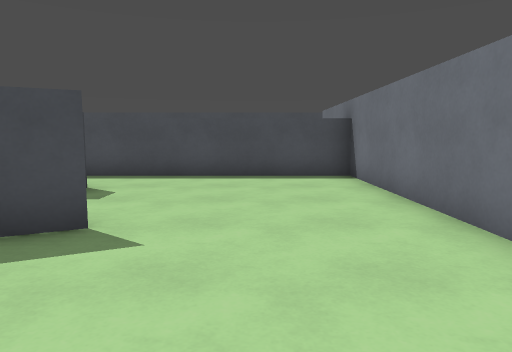
[1] (above)

21 first-person views from a walk through a Godot game level. The camera is 1.2 m above the floor, tilts 6° down and sees 70° across. The floor is counted in squares, 1.2 m on a side. Each view is taken from the middle of a square. On the plan, view 1 faces up. The plan holds only what a view shows up to about 13 squares ahead; the rest is blank. The place goes on beyond the plan. Characters and animated objects are not drawn. Some surface patterns are stand-ins.

[2]
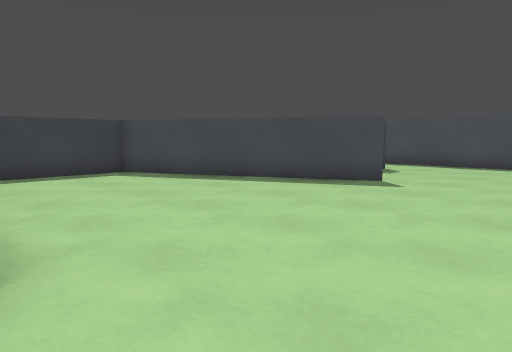

[3]
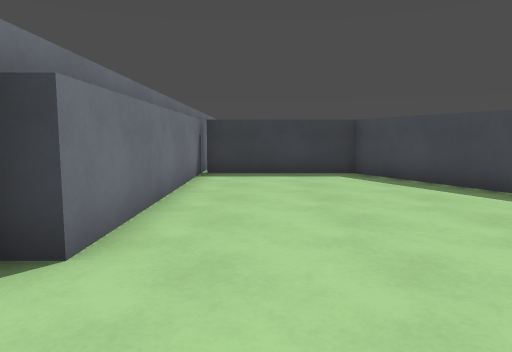

[4]
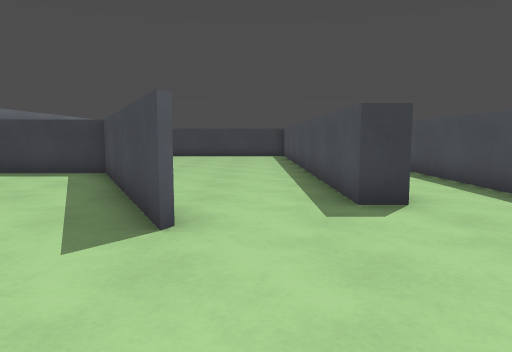

[5]
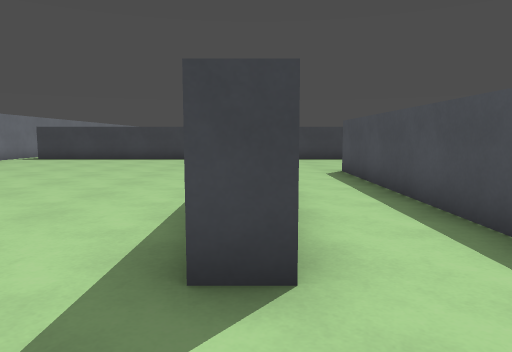

[6]
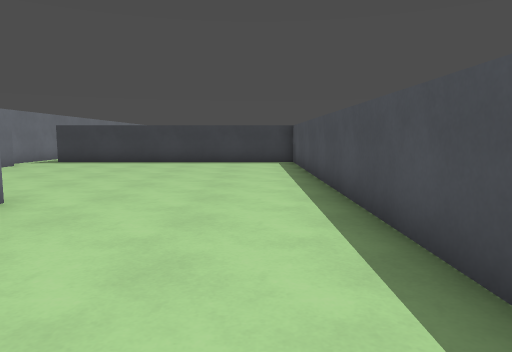

[7]
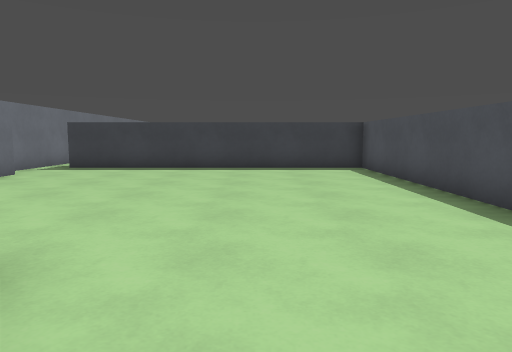

[8]
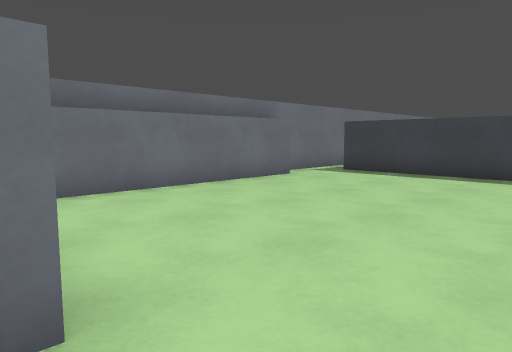

[9]
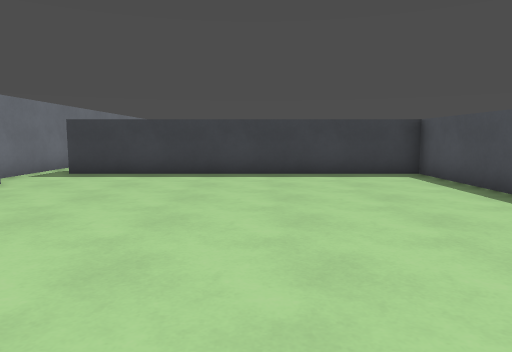

[10]
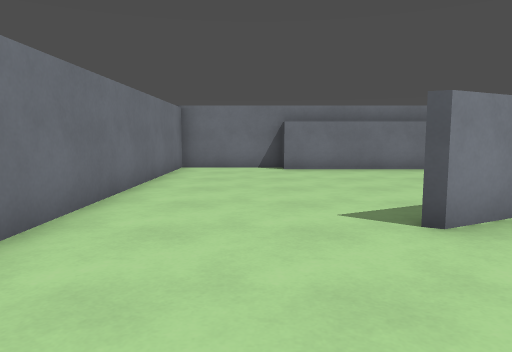

[11]
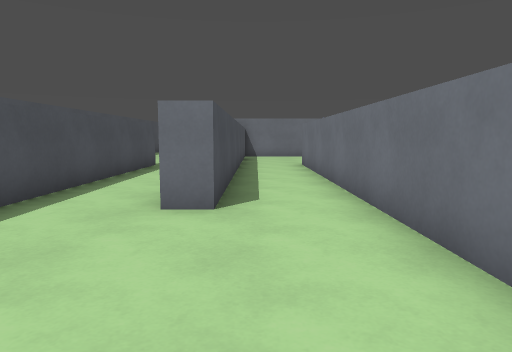

[12]
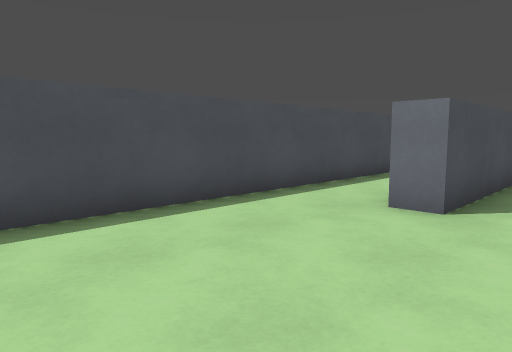

[13]
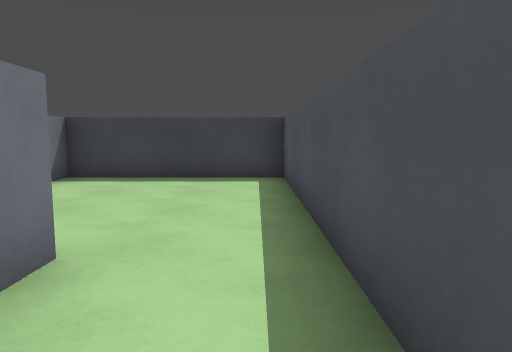

[14]
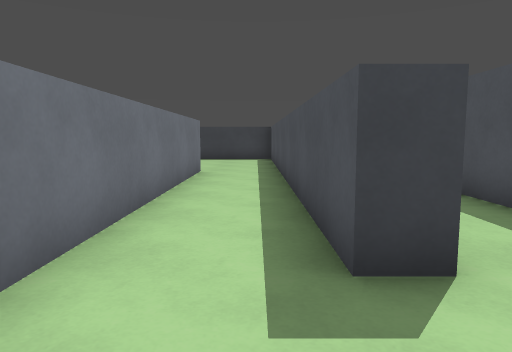

[15]
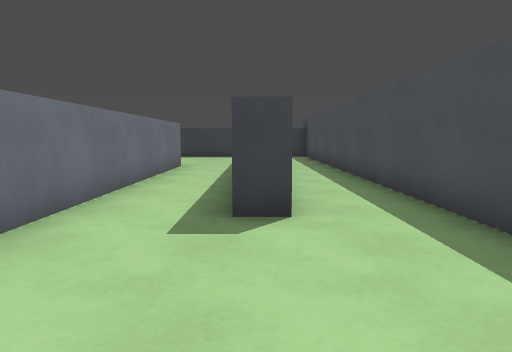

[16]
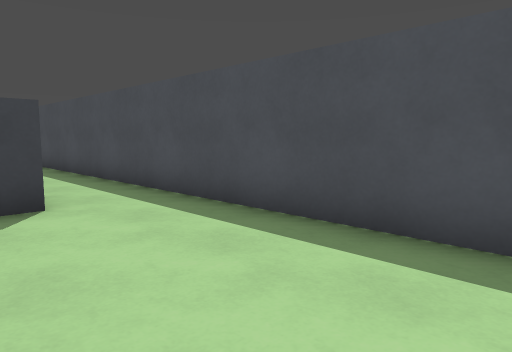

[17]
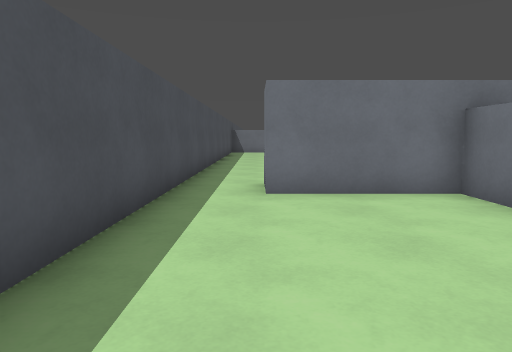

[18]
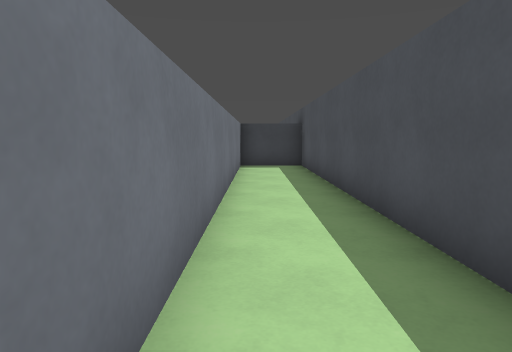

[19]
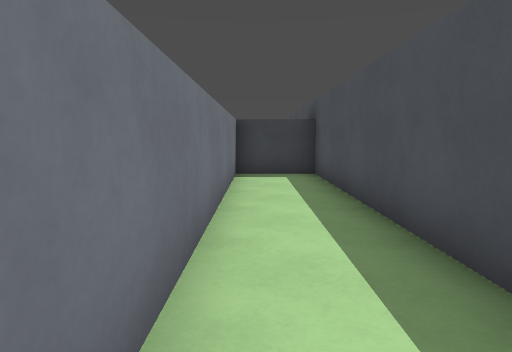

[20]
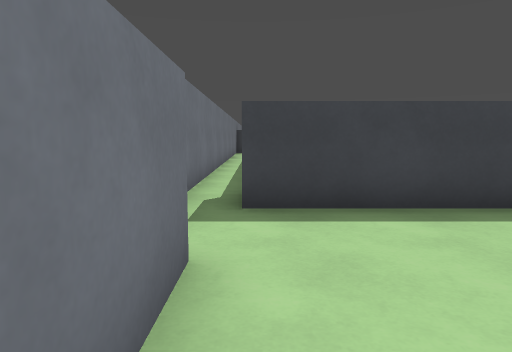

[21]
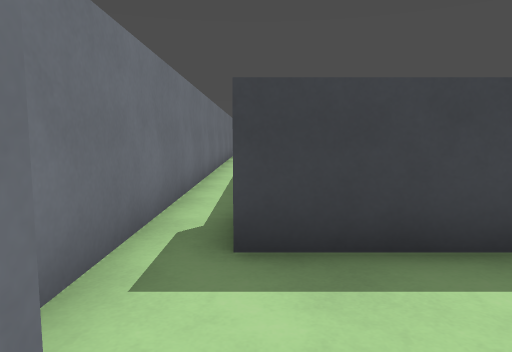

### Floor plan
Points are (right, up) in squares from view 1. A wall is a line through its corners. A room is listed if a view was taken in it or the views show most of it. See-through windows are left out.
Room 1 (views 1, 2, 3, 4, 5, 6, 10)
walls: (-1.8, 4) (-8.2, 0.8) (-8.2, -3.4); (-3.1, 3.5) (-2, 4.1); (-3.4, 7.4) (-3.4, 6.5); (-8.1, -3.5) (-0.9, -3.5) (-0.9, -4.3) (2.5, -4.3) (2.5, 9.6) (-12, 9.6); (-12.4, 7.3) (-4, 7.3)
ways out: opening at (-3, 5.5) to room 2; opening at (-11.5, 8.5) to room 3
Room 2 (views 7, 8, 9, 20, 21)
walls: (-16, -3.5) (-8.1, -3.5); (-3.4, 6.5) (-18.1, 6.5) (-18.1, -3.3)
ways out: opening at (-3, 5.5) to room 1; opening at (-17, -4)
Room 3 (views 11, 12)
walls: (-14.6, 7.3) (-12.4, 7.3); (-12, 9.6) (-12, 10.3); (-11.5, 12.7) (-18.1, 12.7) (-18.1, 7.3)
ways out: opening at (-11.5, 8.5) to room 1; opening at (-12, 11.5) to room 4
Room 4 (views 13, 14, 15, 16, 17, 18, 19)
walls: (-3.6, 13.5) (-3.6, 12.7) (-11.5, 12.7); (-12, 10.3) (-2.6, 10.3); (1.1, 10.3) (2.5, 10.3) (2.5, 13.8); (2.5, 15.6) (-18.1, 15.6) (-18.1, 13.5) (-5.6, 13.5)
ways out: opening at (-12, 11.5) to room 3; opening at (3.5, 15)

Positions as (right, up) in squares from view 1, and headings:
1: (0, 0), facing up
2: (2, -4), facing up-left
3: (2, -2), facing left
4: (2, 5), facing left
5: (-1, 7), facing left
6: (-3, 5), facing left
7: (-6, 3), facing left
8: (-8, 3), facing down-left
9: (-8, 2), facing left
10: (0, 8), facing down
11: (-17, 9), facing right
12: (-17, 8), facing up-right
13: (-9, 12), facing left
14: (-1, 12), facing left
15: (1, 13), facing left
16: (2, 12), facing up-left
17: (-4, 14), facing right
18: (-5, 14), facing left
19: (-8, 14), facing left
20: (-13, -3), facing left
21: (-15, -3), facing left
